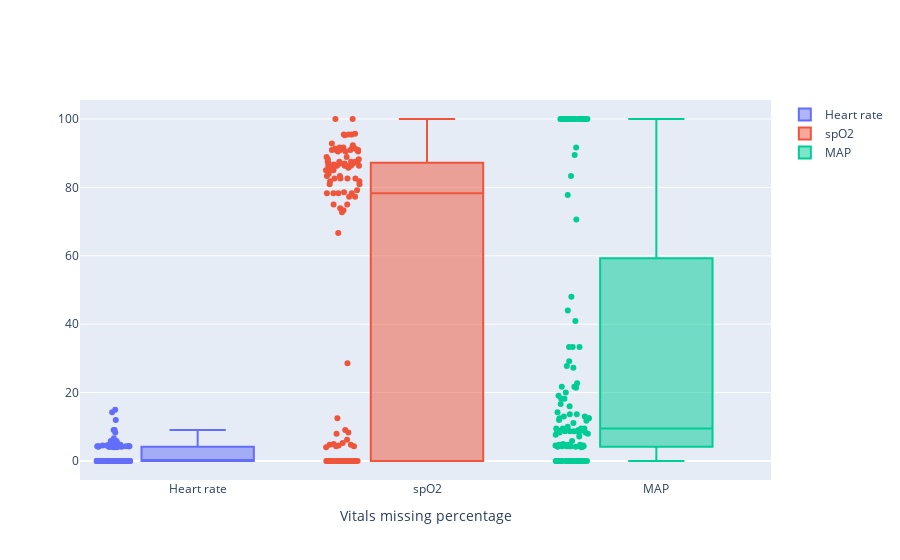

The code cell stored with this chart in its notebook:
### Markdown cell above
## Analysis of missing data

### Code cell
# /!\ code à clean 
import plotly.graph_objects as go

miss_hr = []
miss_spO2 = []
miss_map = []
miss_icp = []
miss_cpp = []
for i in range(len(bch)):
        percent_missing = bch[i].isnull().sum() * 100 / len(bch[i])
        missing_value_df = pandas.DataFrame({'percent_missing': percent_missing})
        miss_hr.append(percent_missing[2])
        miss_spO2.append(percent_missing[3])
        miss_map.append(percent_missing[4])
        miss_icp.append(percent_missing[5])
        miss_cpp.append(percent_missing[6])

fig = go.Figure()
fig.update_layout(xaxis_title='Vitals missing percentage')
fig.add_trace(go.Box(y=miss_hr, boxpoints='all', name = 'Heart rate'))
fig.add_trace(go.Box(y=miss_spO2, boxpoints='all', name = 'spO2'))
fig.add_trace(go.Box(y=miss_map, boxpoints='all', name = 'MAP'))
fig.show()

### Figure 1 — Plotly figure (JSON) as saved in the notebook; plotly's stock layout.template omitted (floating-point values rounded to 4 significant figures; data arrays with more than 128 entries replaced by an {"elided": "..."} marker saying what was removed)
{"data": [{"boxpoints": "all", "name": "Heart rate", "y": {"elided": "132 float values"}, "type": "box"}, {"boxpoints": "all", "name": "spO2", "y": {"elided": "132 float values"}, "type": "box"}, {"boxpoints": "all", "name": "MAP", "y": {"elided": "132 float values"}, "type": "box"}], "layout": {"xaxis": {"title": {"text": "Vitals missing percentage"}}}}
